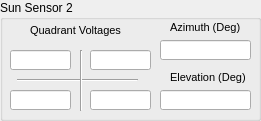
  <widget class="QGroupBox" name="groupBox_SunSense1_2">
   <property name="geometry">
    <rect>
     <x>280</x>
     <y>340</y>
     <width>261</width>
     <height>121</height>
    </rect>
   </property>
   <property name="title">
    <string>Sun Sensor 2</string>
   </property>
   <widget class="QLineEdit" name="ADCS_SS2_Qc">
    <property name="geometry">
     <rect>
      <x>10</x>
      <y>90</y>
      <width>61</width>
      <height>20</height>
     </rect>
    </property>
   </widget>
   <widget class="QLineEdit" name="ADCS_SS2_Qb">
    <property name="geometry">
     <rect>
      <x>10</x>
      <y>50</y>
      <width>61</width>
      <height>20</height>
     </rect>
    </property>
   </widget>
   <widget class="QLineEdit" name="ADCS_SS2_Qd">
    <property name="geometry">
     <rect>
      <x>90</x>
      <y>90</y>
      <width>61</width>
      <height>20</height>
     </rect>
    </property>
   </widget>
   <widget class="QLineEdit" name="ADCS_SS2_Qa">
    <property name="geometry">
     <rect>
      <x>90</x>
      <y>50</y>
      <width>61</width>
      <height>20</height>
     </rect>
    </property>
   </widget>
   <widget class="QLabel" name="label_25">
    <property name="geometry">
     <rect>
      <x>30</x>
      <y>20</y>
      <width>91</width>
      <height>21</height>
     </rect>
    </property>
    <property name="text">
     <string>&lt;!DOCTYPE HTML PUBLIC &quot;-//W3C//DTD HTML 4.0//EN&quot; &quot;http://www.w3.org/TR/REC-html40/strict.dtd&quot;&gt;
&lt;html&gt;&lt;head&gt;&lt;meta name=&quot;qrichtext&quot; content=&quot;1&quot; /&gt;&lt;style type=&quot;text/css&quot;&gt;
p, li { white-space: pre-wrap; }
&lt;/style&gt;&lt;/head&gt;&lt;body style=&quot; font-family:'MS Shell Dlg 2'; font-size:8.25pt; font-weight:400; font-style:normal;&quot;&gt;
&lt;p style=&quot; margin-top:12px; margin-bottom:12px; margin-left:0px; margin-right:0px; -qt-block-indent:0; text-indent:0px;&quot;&gt;&lt;span style=&quot; font-size:8pt;&quot;&gt;Quadrant Voltages&lt;/span&gt;&lt;/p&gt;&lt;/body&gt;&lt;/html&gt;</string>
    </property>
   </widget>
   <widget class="QLabel" name="label_29">
    <property name="geometry">
     <rect>
      <x>170</x>
      <y>20</y>
      <width>71</width>
      <height>16</height>
     </rect>
    </property>
    <property name="text">
     <string>&lt;!DOCTYPE HTML PUBLIC &quot;-//W3C//DTD HTML 4.0//EN&quot; &quot;http://www.w3.org/TR/REC-html40/strict.dtd&quot;&gt;
&lt;html&gt;&lt;head&gt;&lt;meta name=&quot;qrichtext&quot; content=&quot;1&quot; /&gt;&lt;style type=&quot;text/css&quot;&gt;
p, li { white-space: pre-wrap; }
&lt;/style&gt;&lt;/head&gt;&lt;body style=&quot; font-family:'MS Shell Dlg 2'; font-size:8.25pt; font-weight:400; font-style:normal;&quot;&gt;
&lt;p style=&quot; margin-top:0px; margin-bottom:0px; margin-left:0px; margin-right:0px; -qt-block-indent:0; text-indent:0px;&quot;&gt;&lt;span style=&quot; font-size:8pt;&quot;&gt;Azimuth (Deg)&lt;/span&gt;&lt;/p&gt;&lt;/body&gt;&lt;/html&gt;</string>
    </property>
   </widget>
   <widget class="QLabel" name="label_30">
    <property name="geometry">
     <rect>
      <x>170</x>
      <y>70</y>
      <width>81</width>
      <height>16</height>
     </rect>
    </property>
    <property name="text">
     <string>&lt;!DOCTYPE HTML PUBLIC &quot;-//W3C//DTD HTML 4.0//EN&quot; &quot;http://www.w3.org/TR/REC-html40/strict.dtd&quot;&gt;
&lt;html&gt;&lt;head&gt;&lt;meta name=&quot;qrichtext&quot; content=&quot;1&quot; /&gt;&lt;style type=&quot;text/css&quot;&gt;
p, li { white-space: pre-wrap; }
&lt;/style&gt;&lt;/head&gt;&lt;body style=&quot; font-family:'MS Shell Dlg 2'; font-size:8.25pt; font-weight:400; font-style:normal;&quot;&gt;
&lt;p style=&quot; margin-top:0px; margin-bottom:0px; margin-left:0px; margin-right:0px; -qt-block-indent:0; text-indent:0px;&quot;&gt;&lt;span style=&quot; font-size:8pt;&quot;&gt;Elevation (Deg)&lt;/span&gt;&lt;/p&gt;&lt;/body&gt;&lt;/html&gt;</string>
    </property>
   </widget>
   <widget class="QLineEdit" name="ADCS_SS2_a">
    <property name="geometry">
     <rect>
      <x>160</x>
      <y>40</y>
      <width>91</width>
      <height>20</height>
     </rect>
    </property>
   </widget>
   <widget class="QLineEdit" name="ADCS_SS2_e">
    <property name="geometry">
     <rect>
      <x>160</x>
      <y>90</y>
      <width>91</width>
      <height>20</height>
     </rect>
    </property>
   </widget>
   <widget class="Line" name="line_3">
    <property name="geometry">
     <rect>
      <x>17</x>
      <y>70</y>
      <width>121</width>
      <height>20</height>
     </rect>
    </property>
    <property name="orientation">
     <enum>Qt::Horizontal</enum>
    </property>
   </widget>
   <widget class="Line" name="line_4">
    <property name="geometry">
     <rect>
      <x>80</x>
      <y>50</y>
      <width>3</width>
      <height>61</height>
     </rect>
    </property>
    <property name="orientation">
     <enum>Qt::Vertical</enum>
    </property>
   </widget>
  </widget>
